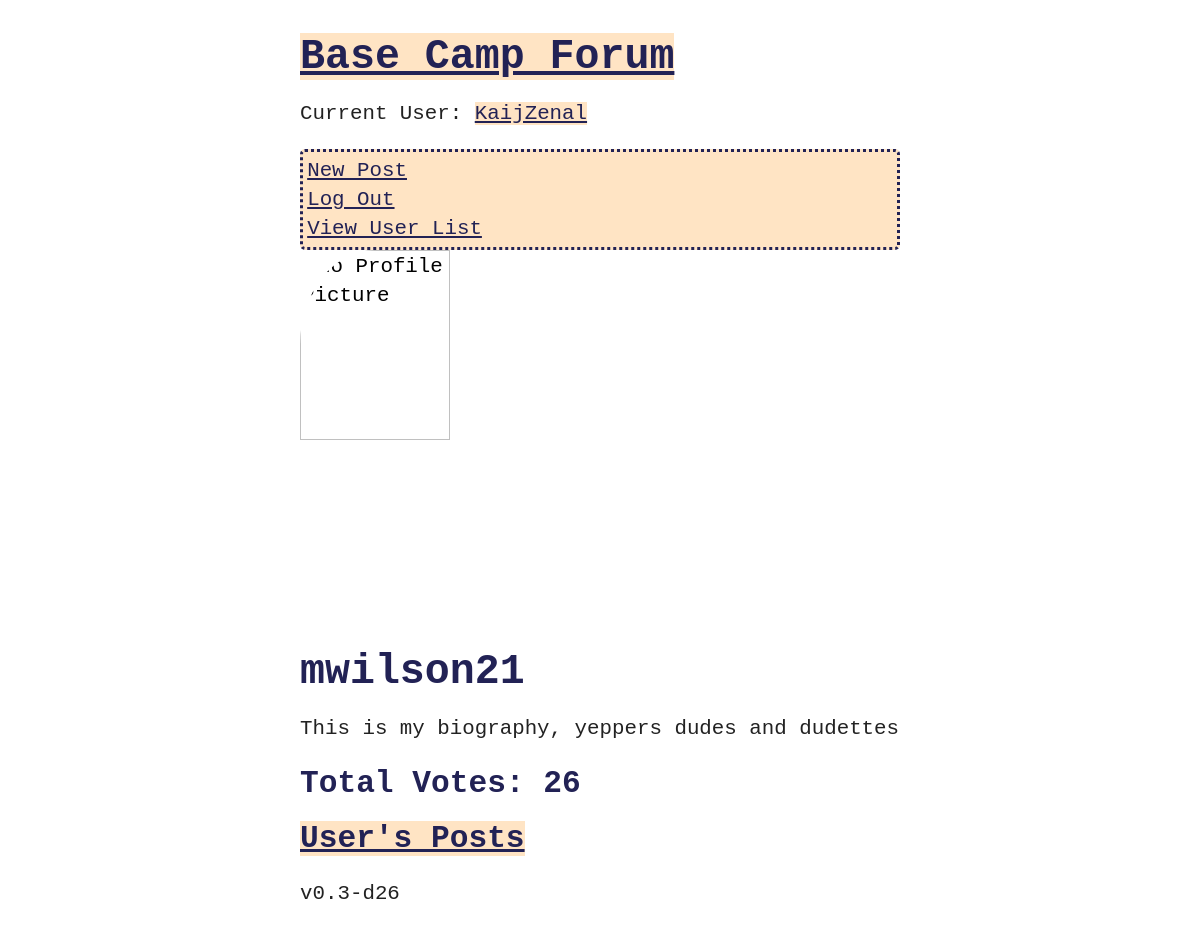
/user/mwilson21/ (signed in), run on the app's committed database.
### accounts/models.py (models this page shows)
class CustomUser(AbstractUser):
    age = models.PositiveIntegerField(null=True, blank=True)
    bio = models.TextField(max_length=250, default="No bio entered")
    profile_picture_link = models.TextField(
        max_length=250,
        default="https://upload.wikimedia.org/wikipedia/en/1/1b/NPC_wojak_meme.png",
    )
    def total_votes(self):
        Vote = apps.get_model("blog", "Vote")
        return Vote.objects.filter(post__author__username=self.username).count()

### blog/views.py (the view)
class UserProfileView(DetailView):
    model = CustomUser
    template_name = "user_profile.html"
    slug_field = "username"
    slug_url_kwarg = "username"
    context_object_name = "currently_viewing_user"

### templates/user_profile.html (shortened to what this page needs)
{% extends 'base.html' %} {% block content %}
<img
  class="full-image"
  src="{{ currently_viewing_user.profile_picture_link }}"
  alt="No Profile Picture"
/>
<h1>{{ currently_viewing_user.username }}</h1>
<p>{{ currently_viewing_user.bio }}</p>
<h2>Total Votes: {{ currently_viewing_user.total_votes }}</h2>
<h2>
  <a href="{% url 'user_posts' currently_viewing_user.username %}"
    >User's Posts</a
  >
</h2>
{% endblock content %}

### templates/base.html (shortened to what this page needs)
{% load static %}
<html>
  <head>
    <link rel="stylesheet" href="{% static 'css/base.css' %}" />
  </head>
  <body>
    <div>
      <header>
        <div class="nav-left">
          <h1><a href="{% url 'home' 'top' %}">Base Camp Forum</a></h1>
        </div>
        {% if user.is_authenticated %}
        <p>
          Current User:
          <a href="{% url 'user_profile' user.username %}"
            >{{ user.username }}</a
          >
        </p>
        <div class="post-entry">
          <a href="{% url 'post_new' %}">New Post</a>
          <br />
          <a href="{% url 'logout' %}">Log Out</a>
          <br />
          <a href="{% url 'user_list' %}">View User List</a>
        </div>
        {% endif %}
      </header>
      {% block content %} {% endblock content %}
      <p>v0.3-d26</p>
    </div>
  </body>
</html>

### static/css/base.css (style rules this page uses)
@media only screen and (min-width: 901px) { body { background-color: white; max-width: 50%; margin: 0 auto; padding-top: 2em; font-family: monospace; font-size: 1.6em; line-height: 1.4em; } }
p { color: #222; }
header, h1, h2, h3, a { color: #225; }
a { background: bisque; }
h1 { font-size: 2em; }
h2 { font-size: 1.5em; }
.post-entry { border-color: #225; border-style: dotted; border-radius: 5px; padding: 0.2em; background: bisque; }
img { vertical-align: middle; width: 50px; max-height: 100px; border-radius: 25%; }
.full-image { width: 50%; max-height: 100%; }

### data on the page
CustomUser: username "KaijZenal"
CustomUser: username "mwilson21", bio "This is my biography, yeppers dudes and dudettes", total_votes "26"
